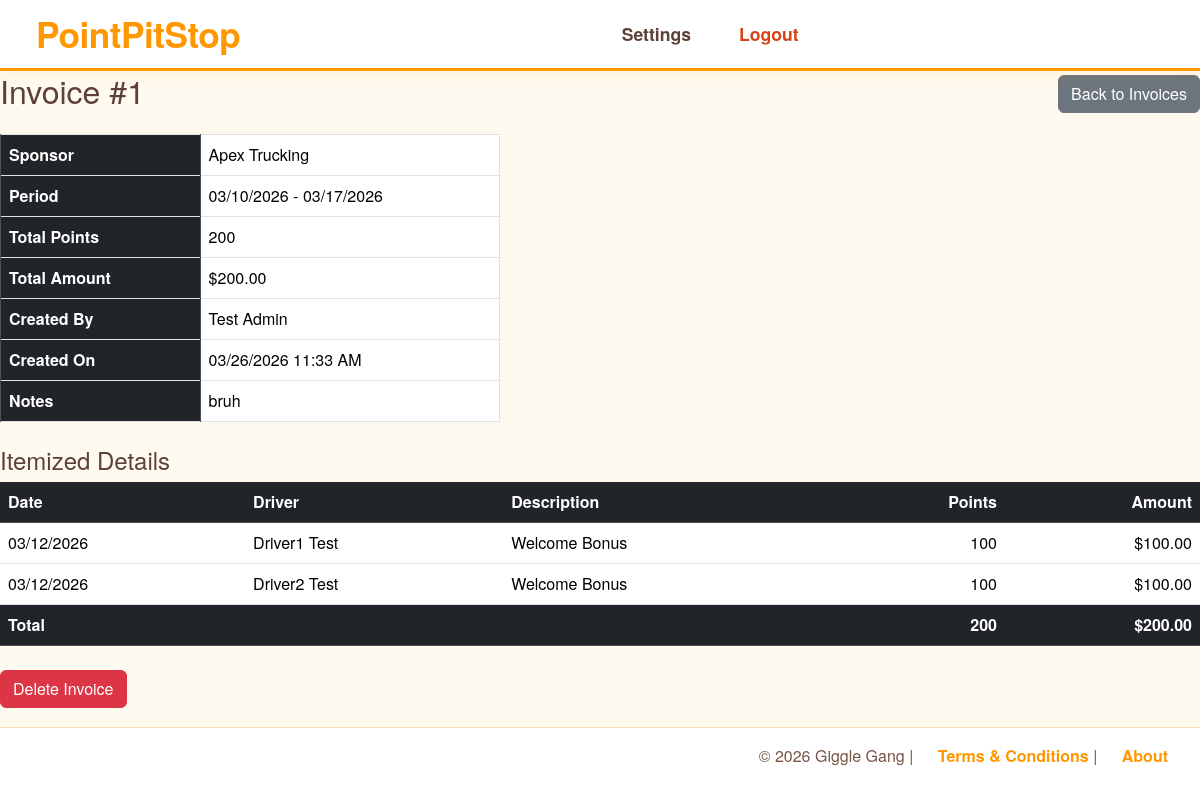
Page /admin/invoices/1 (signed in) on the committed database.
### models.py (models this page shows)
class Invoice(db.Model):
    __tablename__ = "invoices"
    id = db.Column(db.Integer, primary_key=True)
    company_id = db.Column(db.Integer, db.ForeignKey("sponsor_companies.id"), nullable=False)
    company = db.relationship("SponsorCompany")
    start_date = db.Column(db.Date, nullable=False)
    end_date = db.Column(db.Date, nullable=False)
    total_points = db.Column(db.Integer, nullable=False, default=0)
    total_amount = db.Column(db.DECIMAL(10,2), nullable=False, default=0.00)
    created_by = db.Column(db.Integer, db.ForeignKey("admin_profile.user_id"), nullable=False)
    created_by_admin = db.relationship("AdminProfile")
    created_date = db.Column(db.DateTime, default=datetime.now, nullable=False)
    notes = db.Column(db.String(500), nullable=True)
    items = db.relationship("InvoiceItem", back_populates="invoice", cascade="all,delete-orphan")

class SponsorCompany(db.Model):
    __tablename__ = "sponsor_companies"
    id = db.Column(db.Integer, primary_key=True)
    name = db.Column(db.String(150),unique=True,nullable=False)
    email = db.Column(db.String(120), unique=True, nullable=True,index=True)
    phone = db.Column(db.String(50), nullable=True)
    logo_filename = db.Column(db.String(255), nullable=True)
    brand_color = db.Column(db.String(255), nullable=True)
    points_conversion = db.Column(db.DECIMAL(10,2),nullable=False,default=.01)
    sponsor_users = db.relationship("SponsorProfile",back_populates="company")
    driver_links = db.relationship("DriverCompanyLink", back_populates="company")
    priceMax = db.Column(db.Integer, nullable=False, default=100)
    explicit = db.Column(db.Boolean, nullable=False, default=True)

class AdminProfile(db.Model):
    __tablename__ = "admin_profile"
    user = db.relationship("Users",back_populates="admin_profile")
    user_id = db.Column(db.Integer,db.ForeignKey('users.id'),primary_key=True,unique=True,nullable=False)
    firstname = db.Column(db.String(250), nullable=False)
    lastname = db.Column(db.String(250), nullable=False)

class InvoiceItem(db.Model):
    __tablename__ = "invoice_items"
    id = db.Column(db.Integer, primary_key=True)
    invoice_id = db.Column(db.Integer, db.ForeignKey("invoices.id"), nullable=False)
    invoice = db.relationship("Invoice", back_populates="items")
    driver_id = db.Column(db.Integer, db.ForeignKey("driver_profile.user_id"), nullable=False)
    driver = db.relationship("DriverProfile")
    points_history_id = db.Column(db.Integer, db.ForeignKey("driver_points_history.id"), nullable=True)
    points_history = db.relationship("DriverPointsHistory")
    description = db.Column(db.String(255), nullable=False)
    points = db.Column(db.Integer, nullable=False)
    amount = db.Column(db.DECIMAL(10,2), nullable=False)
    transaction_date = db.Column(db.DateTime, nullable=False)

class DriverProfile(db.Model):
    __tablename__ = "driver_profile"
    user = db.relationship("Users",back_populates="driver_profile")
    user_id = db.Column(db.Integer,db.ForeignKey('users.id'),primary_key=True,unique=True,nullable=False)
    firstname = db.Column(db.String(250), nullable=False)
    lastname = db.Column(db.String(250), nullable=False)
    streetname = db.Column(db.String(250))
    city = db.Column(db.String(250))
    zipcode = db.Column(db.String(10))
    is_active = db.Column(db.Boolean, default=False, nullable=False, index=True)
    company_links = db.relationship("DriverCompanyLink"
                                  ,back_populates="driver_profile")
    alerts = db.relationship("DriverAlerts",back_populates="driver",cascade="all,delete-orphan",uselist=False)

### routes_invoice.py (the view)
@invoice_bp.route("/admin/invoices/<int:invoice_id>")
@admin_required
def invoice_view(invoice_id):
    invoice = Invoice.query.get_or_404(invoice_id)
    return render_template("admin/reports/admin_invoice_view.html", invoice=invoice)

### app.py (called while the page is built)
@login_manager.user_loader
def load_user(user_id):
    return db.session.get(Users, int(user_id))

### routes_invoice.py (called while the page is built)
def admin_required(fn):
    @wraps(fn)
    @login_required
    def decorated(*args, **kwargs):
        if current_user.role != "admin":
            flash("Admin access required.", "danger")
            return redirect(url_for("dashboard"))
        return fn(*args, **kwargs)
    return decorated

### templates/admin/reports/admin_invoice_view.html (shortened to what this page needs)
{% extends "base.html" %}
{% block body %}
    <div class="d-flex justify-content-between align-items-center mb-3">
        <h2>Invoice #{{ invoice.id }}</h2>
        <a href="{{ url_for('invoice.invoice_list') }}" class="btn btn-secondary">Back to Invoices</a>
    </div>
    <table class="table table-bordered mb-4" style="max-width: 500px;">
        <tbody>
            <tr>
                <th class="table-dark" style="width: 40%;">Sponsor</th>
                <td>{{ invoice.company.name }}</td>
            </tr>
            <tr>
                <th class="table-dark">Period</th>
                <td>{{ invoice.start_date.strftime('%m/%d/%Y') }} - {{ invoice.end_date.strftime('%m/%d/%Y') }}</td>
            </tr>
            <tr>
                <th class="table-dark">Total Points</th>
                <td>{{ invoice.total_points }}</td>
            </tr>
            <tr>
                <th class="table-dark">Total Amount</th>
                <td>${{ "%.2f"|format(invoice.total_amount) }}</td>
            </tr>
            <tr>
                <th class="table-dark">Created By</th>
                <td>{{ invoice.created_by_admin.firstname }} {{ invoice.created_by_admin.lastname }}</td>
            </tr>
            <tr>
                <th class="table-dark">Created On</th>
                <td>{{ invoice.created_date.strftime('%m/%d/%Y %I:%M %p') }}</td>
            </tr>
            {% if invoice.notes %}
            <tr>
                <th class="table-dark">Notes</th>
                <td>{{ invoice.notes }}</td>
            </tr>
            {% endif %}
        </tbody>
    </table>
    <h4>Itemized Details</h4>
    {% if invoice.items %}
    <table class="table table-hover report-table">
        <thead class="table-dark">
            <tr>
                <th>Date</th>
                <th>Driver</th>
                <th>Description</th>
                <th class="text-end">Points</th>
                <th class="text-end">Amount</th>
            </tr>
        </thead>
        <tbody>
            {% for item in invoice.items %}
            <tr>
                <td>{{ item.transaction_date.strftime('%m/%d/%Y') }}</td>
                <td>{{ item.driver.firstname }} {{ item.driver.lastname }}</td>
                <td>{{ item.description }}</td>
                <td class="text-end">{{ item.points }}</td>
                <td class="text-end">${{ "%.2f"|format(item.amount) }}</td>
            </tr>
            {% endfor %}
        </tbody>
        <tfoot>
            <tr class="table-dark">
                <td colspan="3"><strong>Total</strong></td>
                <td class="text-end"><strong>{{ invoice.total_points }}</strong></td>
                <td class="text-end"><strong>${{ "%.2f"|format(invoice.total_amount) }}</strong></td>
            </tr>
        </tfoot>
    </table>
    {% else %}
    <p class="text-muted">No line items found for this invoice period.</p>
    {% endif %}
    <div class="mt-4">
        <form method="POST" action="{{ url_for('invoice.invoice_delete', invoice_id=invoice.id) }}"
              onsubmit="return confirm('Are you sure you want to delete this invoice?');">
            <button type="submit" class="btn btn-danger">Delete Invoice</button>
        </form>
    </div>
{% endblock %}

### static/css/style.css (style rules this page uses)
body { display: flex; flex-direction: column; font-family: 'Quicksand', 'Helvetica Neue', Helvetica, Arial, sans-serif; margin: 0; min-height: 100vh; background-color: #fffaf0; color: #5d4037; }

### rows in the picture
Invoice: id "1", start_date "03/10/2026", end_date "03/17/2026", total_points "200", total_amount "200.00", created_date "03/26/2026 11:33 AM", notes "bruh"
SponsorCompany: company.name "Apex Trucking"
AdminProfile: created_by_admin.firstname "Test", created_by_admin.lastname "Admin"
InvoiceItem: transaction_date "03/12/2026", driver.firstname "Driver1", driver.lastname "Test", description "Welcome Bonus", points "100", amount "100.00"
InvoiceItem: transaction_date "03/12/2026", driver.firstname "Driver2", driver.lastname "Test", description "Welcome Bonus", points "100", amount "100.00"
